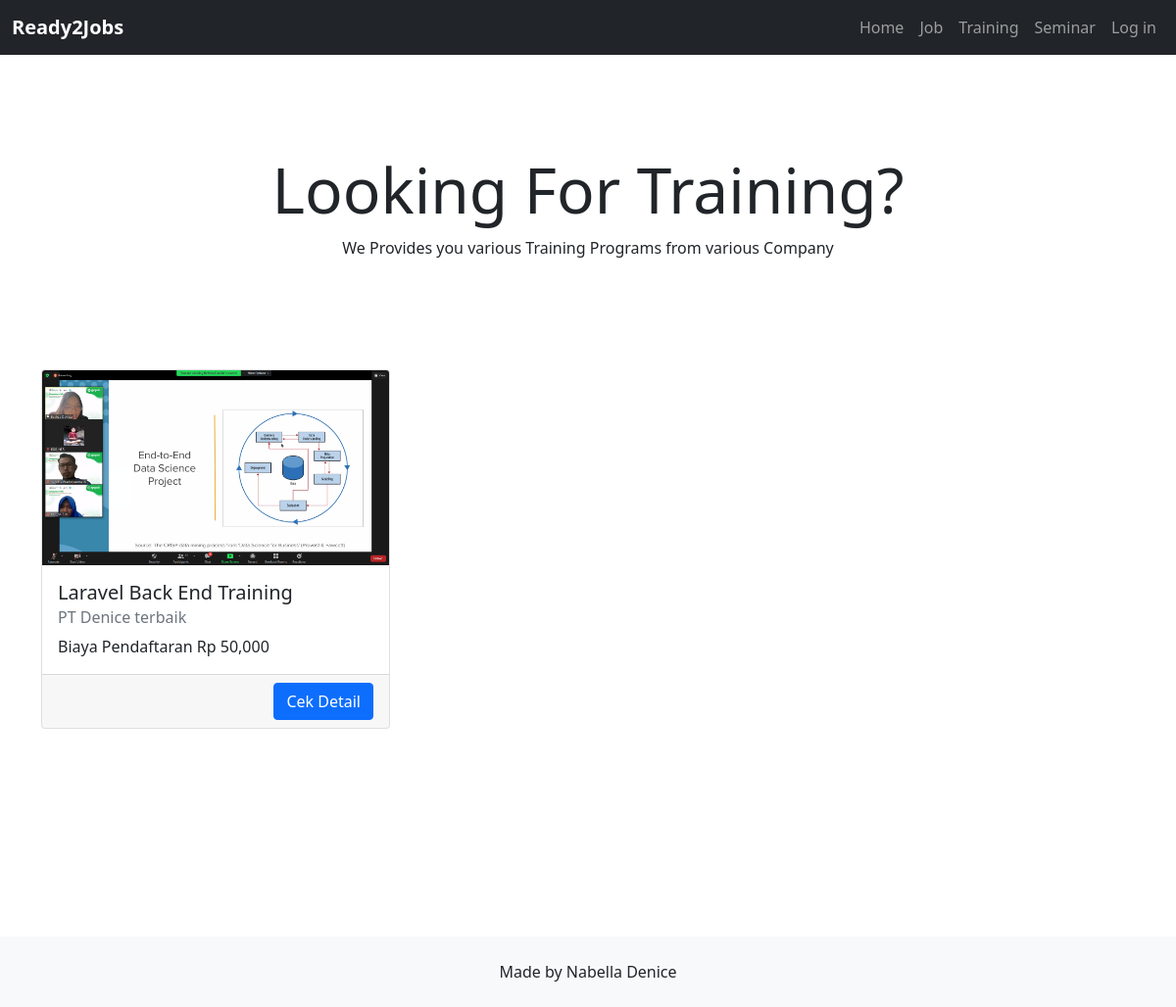
/list.php?kategori=training, run on the app's committed database.
### tables this page shows
CREATE TABLE `program` (
  `id` int(12) NOT NULL,
  `nama` varchar(255) DEFAULT NULL,
  `penyelenggara` varchar(255) DEFAULT NULL,
  `deskripsi` text DEFAULT NULL,
  `kategori` varchar(255) DEFAULT NULL,
  `tanggal` date DEFAULT NULL,
  `harga` int(20) DEFAULT NULL,
  `gambar` varchar(255) DEFAULT NULL
);

### list.php (the view, shortened to what this page needs)
<?php
include 'config.php';
$kategori = $_GET['kategori'];
?>
<!doctype html>
	<html lang="en">
	<head>
		<link href="https://cdn.jsdelivr.net/npm/bootstrap@5.0.2/dist/css/bootstrap.min.css" rel="stylesheet">
		<link rel="stylesheet" href="https://use.fontawesome.com/releases/v5.7.0/css/all.css">
	</head>
	<body>
		<nav class="navbar sticky-top navbar-expand-lg navbar-dark bg-dark">
			<div class="container-fluid">
				<a href="home.php" class="navbar-brand fw-bold">Ready2Jobs</a>
				<ul class="navbar-nav">
					<li class="nav-item">
						<a href="home.php" class="nav-link">Home</a>
					</li>
					<li class="nav-item">
						<a href="list.php?kategori=pekerjaan" class="nav-link">Job</a>
					</li>
					<li class="nav-item">
						<a href="list.php?kategori=training" class="nav-link">Training</a>
					</li>
					<li class="nav-item">
						<a href="list.php?kategori=seminar" class="nav-link">Seminar</a>
					</li>
					<?php if (isset($_SESSION['id'])) { ?>
						<li class="nav-item">
							<div class="dropleft">
								<a class="nav-link dropdown-toggle" href="#" role="button" id="dropdownMenuLink" data-bs-toggle="dropdown" aria-expanded="false">
									<i class="fas fa-user"></i>
								</a>
								<ul class="dropdown-menu dropdown-menu-end dropdown-menu-dark" aria-labelledby="dropdownMenuLink">
									<li><a class="dropdown-item" href="profile.php">Profile</a></li>
									<li><a class="dropdown-item" href="config.php?logout=yes">Log Out</a></li>
								</ul>
							</div>
						</li>
						<li class="nav-item"><a href="pesan.php" class="nav-link"><i class="fas fa-envelope"></i></a></li>
					<?php }else{  ?>
						<li class="nav-item">
							<a href="login.php" class="nav-link">Log in</a>
						</li>
					<?php } ?>
				</ul>
			</div>
		</nav>
		<section id="detail">
			<div class="container">
				<?php if ($kategori == 'training') {
					$sql = "SELECT * FROM program WHERE kategori = '$kategori' ";
					$select = mysqli_query($conn,$sql);
					?>
					<div class="text-center">
						<h1 class="display-3">Looking For Training?</h1>
						<p>We Provides you various Training Programs from various Company</p>
					</div>
					<div class="row my-5 py-5">
						<?php foreach ($select as $key ) { ?>
							<div class="col-md-4 py-3">
								<div class="card">
									<img src="img/foto-program/<?=$key['gambar']?>" class="card-img-top" alt="...">
									<div class="card-body">
										<h5 class="card-title"><?=$key['nama']?></h5>
										<h6 class="card-subtitle mb-2 text-muted"><?=$key['penyelenggara']?></h6>
										<p class="card-text">Biaya Pendaftaran Rp <?= number_format($key['harga'])?></p>
									</div>
									<div class="card-footer text-end">
										<a href="postdetail.php?kategori=training&id=<?=$key['id']?>" class="btn btn-primary">Cek Detail</a>
									</div>
								</div>
							</div>
						<?php } ?>
					</div>
				<?php } ?>
			</div>
		</section>
		<footer class="navbar-light bg-light py-4">
			<div class="text-center">
				Made by Nabella Denice
			</div>
		</footer>
	</body>
	</html>

### list.php (style rules this page uses)
.container { padding-top: 100px; padding-bottom: 100px; }

### data on the page
program: gambar (picture), nama "Laravel Back End Training", penyelenggara "PT Denice terbaik", harga "50,000"
